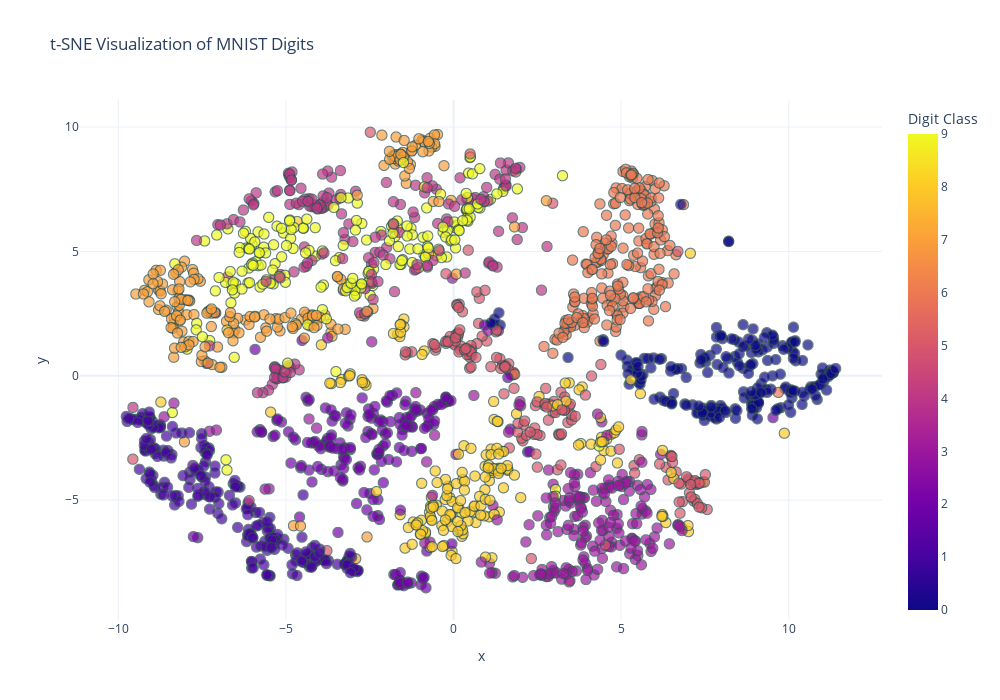

Source (notebook cell):
### Markdown cell above
# 3. Dimensionality Reduction and Visualization

Let's use PCA and t-SNE to visualize the high-dimensional MNIST data in a more interpretable way.

### Code cell
# Sample a subset of the data to speed up computation
n_samples = 2000
random_indices = np.random.choice(X.shape[0], min(n_samples, X.shape[0]), replace=False)
X_sample = X[random_indices]
y_sample = y[random_indices]

# Apply PCA for dimensionality reduction
pca = PCA(n_components=50)  # Reduce to 50 components first
X_pca = pca.fit_transform(X_sample)

# Apply t-SNE on top of PCA results for better visualization
tsne = TSNE(n_components=2, random_state=42, perplexity=30, n_iter=300)  # Reduced iterations for speed
X_tsne = tsne.fit_transform(X_pca)

# Create a dataframe for the visualization
df_viz = pd.DataFrame({
    'x': X_tsne[:, 0],
    'y': X_tsne[:, 1],
    'digit': y_sample
})

# Plot using Plotly for interactive visualization
fig = px.scatter(
    df_viz, x='x', y='y', color='digit',
    color_discrete_sequence=px.colors.qualitative.Bold,
    title='t-SNE Visualization of MNIST Digits',
    labels={'digit': 'Digit Class'},
    hover_data=['digit']
)

fig.update_layout(
    width=1000,
    height=700,
    template='plotly_white',
    legend_title_text='Digit Class',
)

# Add custom labels and tooltips
fig.update_traces(
    marker=dict(size=10, opacity=0.7, line=dict(width=1, color='DarkSlateGrey')),
    selector=dict(mode='markers')
)

fig.show()

### Figure 1 — Plotly figure (JSON) as saved in the notebook; plotly's stock layout.template omitted (floating-point values rounded to 4 significant figures; data arrays with more than 128 entries replaced by an {"elided": "..."} marker saying what was removed)
{"data": [{"customdata": {"elided": "2000x1 int values"}, "hovertemplate": "x=%{x}<br>y=%{y}<br>Digit Class=%{marker.color}<extra></extra>", "legendgroup": "", "marker": {"color": {"elided": "2000 int values"}, "coloraxis": "coloraxis", "line": {"color": "DarkSlateGrey", "width": 1}, "opacity": 0.7, "size": 10, "symbol": "circle"}, "mode": "markers", "name": "", "showlegend": false, "type": "scattergl", "x": {"elided": "2000 float values"}, "xaxis": "x", "y": {"elided": "2000 float values"}, "yaxis": "y"}], "layout": {"coloraxis": {"colorbar": {"title": {"text": "Digit Class"}}, "colorscale": [[0, "#0d0887"], [0.1111, "#46039f"], [0.2222, "#7201a8"], [0.3333, "#9c179e"], [0.4444, "#bd3786"], [0.5556, "#d8576b"], [0.6667, "#ed7953"], [0.7778, "#fb9f3a"], [0.8889, "#fdca26"], [1, "#f0f921"]]}, "height": 700, "legend": {"title": {"text": "Digit Class"}, "tracegroupgap": 0}, "title": {"text": "t-SNE Visualization of MNIST Digits"}, "width": 1000, "xaxis": {"anchor": "y", "domain": [0, 1], "title": {"text": "x"}}, "yaxis": {"anchor": "x", "domain": [0, 1], "title": {"text": "y"}}}}
